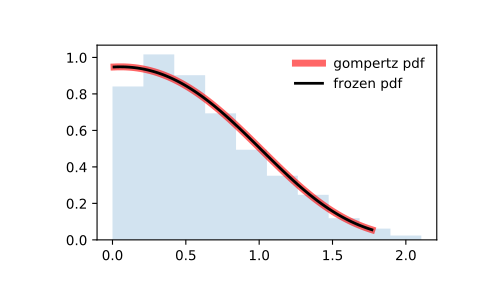

Reproduce this figure in Python.
from scipy.stats import gompertz
import matplotlib.pyplot as plt
fig, ax = plt.subplots(1, 1)

# Calculate a few first moments:

c = 0.947
mean, var, skew, kurt = gompertz.stats(c, moments='mvsk')

# Display the probability density function (``pdf``):

x = np.linspace(gompertz.ppf(0.01, c),
                gompertz.ppf(0.99, c), 100)
ax.plot(x, gompertz.pdf(x, c),
       'r-', lw=5, alpha=0.6, label='gompertz pdf')

# Alternatively, the distribution object can be called (as a function)
# to fix the shape, location and scale parameters. This returns a "frozen"
# RV object holding the given parameters fixed.

# Freeze the distribution and display the frozen ``pdf``:

rv = gompertz(c)
ax.plot(x, rv.pdf(x), 'k-', lw=2, label='frozen pdf')

# Check accuracy of ``cdf`` and ``ppf``:

vals = gompertz.ppf([0.001, 0.5, 0.999], c)
np.allclose([0.001, 0.5, 0.999], gompertz.cdf(vals, c))
# True

# Generate random numbers:

r = gompertz.rvs(c, size=1000)

# And compare the histogram:

ax.hist(r, density=True, histtype='stepfilled', alpha=0.2)
ax.legend(loc='best', frameon=False)
plt.show()
